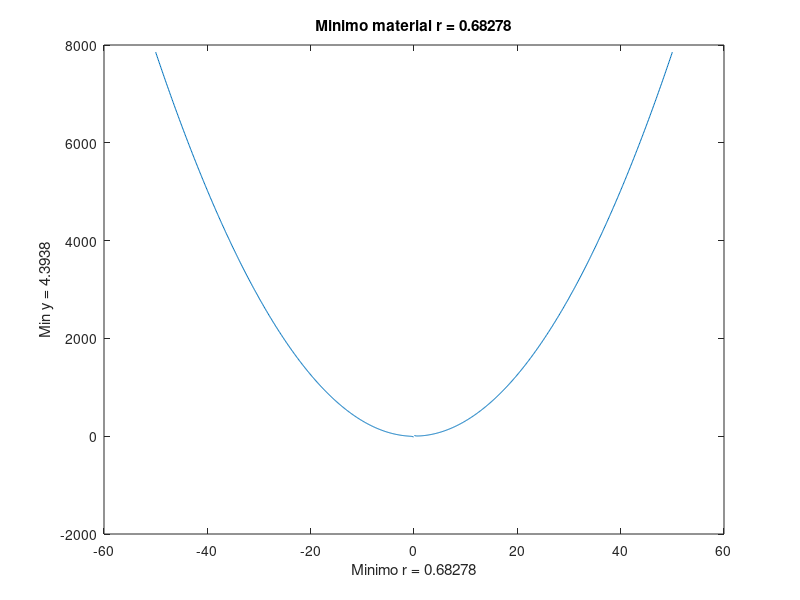

MATLAB code for this plot:
% Octave Scrip
% Title               :Clasificacion de los numeros
% Descripcion         :Scrip para recordar los numeros
% Author              :Bryan Abner Garcia Cruz
% Date                :202123180
% Version             :1
% Usage               :octave> /path/ClasificacionNumeros
% Notes               :Requiere aplicacion octave
%                     :https://octaveintro.readthedocs.io/en/latest/index.html
%limpiar varaibles 
clear
%Ejemplo minimo de material para envase cilindrico
%Rango de 0..1 en i=0.1
r=-50:0.1:50;
%Valor de la funsion 
ar=@(r) (pi() * (r.^2)) + (2./(r));
%funcion a plotear
y=(pi() * (r.^2)) + (2./(r));
%funsion para determinar valor minimo
resr = fminbnd(ar,0,1);
%Dibujar
plot(r,y);
%Titulo
title(['Minimo material r = ' num2str(resr)]);
%Etiqueta para x
xlabel(['Minimo r = ' num2str(resr)]);
%Etiqueta para y
ylabel(['Min y = ' num2str(ar (resr))]);